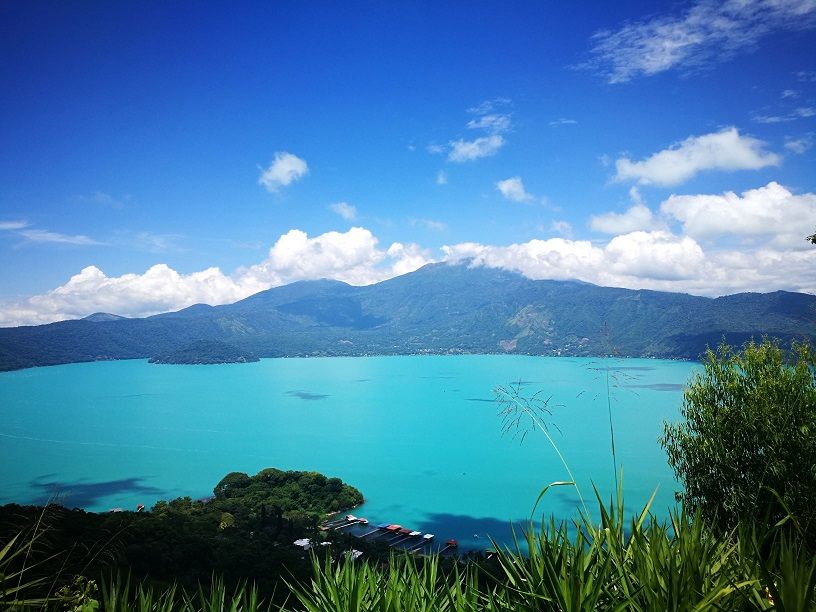
#> input picture TextMiningandImageRecognition/CoatepequeShort.jpg, 816 x 612 px
$ jupyter execute --allow-errors Laboratorio1RDG.ipynb
#> lines starting #> are read from the running program, lines starting #| are printed output that depends on the picture
# Text mining and Image Recognition: Hoja de Trabajo 1
#### Ruben Gonzalez 20003314

[cell 1]
import cv2
import numpy as np
import sys

import matplotlib.pyplot as plt

[cell 2]
#Imagen de pruebas a usar
img = cv2.imread('CoatepequeShort.jpg', cv2.IMREAD_COLOR)
#> img is the input picture: shape (612, 816, 3); mean B, G, R 165.2, 126, 68.9
img = cv2.cvtColor(img, cv2.COLOR_BGR2RGB)
plt.imshow(img)

#### Problema 1:
Desarrolle una funcion la cual reciba dos parametros, una imagen y un entero llamado color, la
funcion debe devolver una imagen la cual tenga activos los canales de color segun los siguientes
puntos:
* Si el parametro color vale 1, la imagen debe mostrar activos unicamente el color azul.
* Si el parametro color vale 2, la imagen debe mostrar activos unicamente el color verde.
* Si el parametro color vale 3, la imagen debe mostrar activos unicamente el color rojo.
* Si el parametro color vale 10, la imagen debe mostrar activos unicamente los colores rojo y verde.
* Si el parametro color vale 20, la imagen debe mostrar activos unicamente los colores verde y azul.
* Si el parametro color vale 30, la imagen debe mostrar activos unicamente los colores azul y rojo.

[cell 3]
def PlotImagen(nombre):
    img = cv2.imread(nombre, cv2.IMREAD_COLOR)
    img = cv2.cvtColor(img, cv2.COLOR_BGR2RGB)
    plt.imshow(img)

[cell 4]
def VectorColores(color):
    vector=[]
    if color == 1:
        vector=[0,0,1]
    elif color ==2:
        vector=[0,1,0]
    elif color ==3:
        vector=[1,0,0]
    elif color ==10:
        vector=[1,1,0]
    elif color == 20:
        vector=[0,1,1]
    elif color ==30:
        vector=[1,0,1]
    return vector

[cell 5]
def CanalesActivos(imagen, color, nombre):
#> called with color = 2, nombre = 'Problema1.jpg'
    ancho = imagen.shape[0]
#> ancho = 612
    alto = imagen.shape[1]
#> alto = 816

    graySalida = np.zeros((ancho, alto, 3))
    vColor = VectorColores(color)

    for i in range(0,ancho):
        for j in range(0, alto):
            pixel = imagen[i,j]
            colorNuevo=[]

            for k in range(0,pixel.shape[0]):
                    colorNuevo.append(vColor[k]*pixel[k])
            #print(np.array(colorNuevo))
            pixelFinal=np.array(colorNuevo, dtype= int)
            graySalida[i,j]=pixelFinal
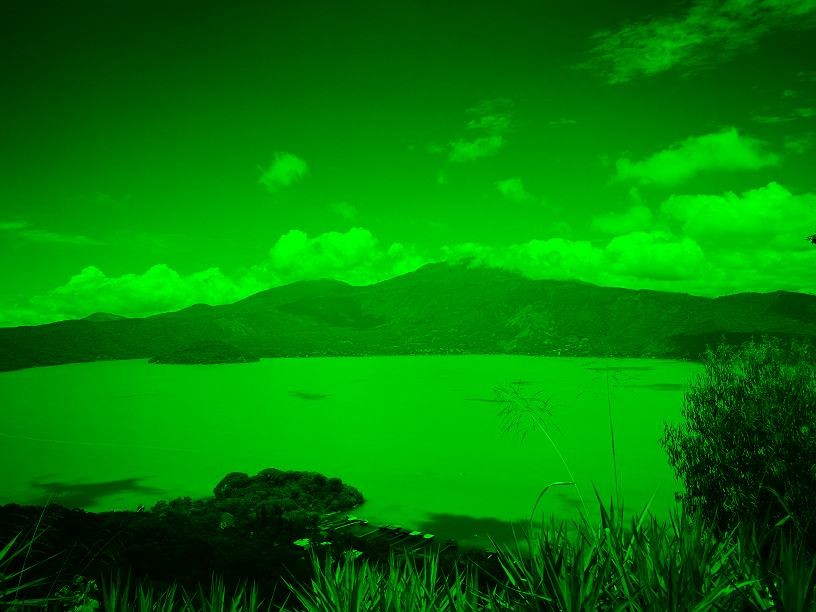
#> graySalida: shape (612, 816, 3) float64; mean R, G, B 0, 126, 0
    cv2.imwrite(nombre, graySalida)
    return graySalida

[cell 6]
x1 =CanalesActivos(img,2,'Problema1.jpg')

[cell 7]
PlotImagen('Problema1.jpg')

#### Problema 2
En el .zip del laboratorio se le compartio un conjunto de imagenes en escala de grises, estas imagenes
fueron creadas utilizando una escala de grises en 3D, cree una funcion que dadas las 3 imagenes se
construya la imagen original a color.

[cell 8]
#Imagenes del problema
imgAzul = cv2.imread('imagen1_salida_gray_azul.jpg', cv2.IMREAD_COLOR)
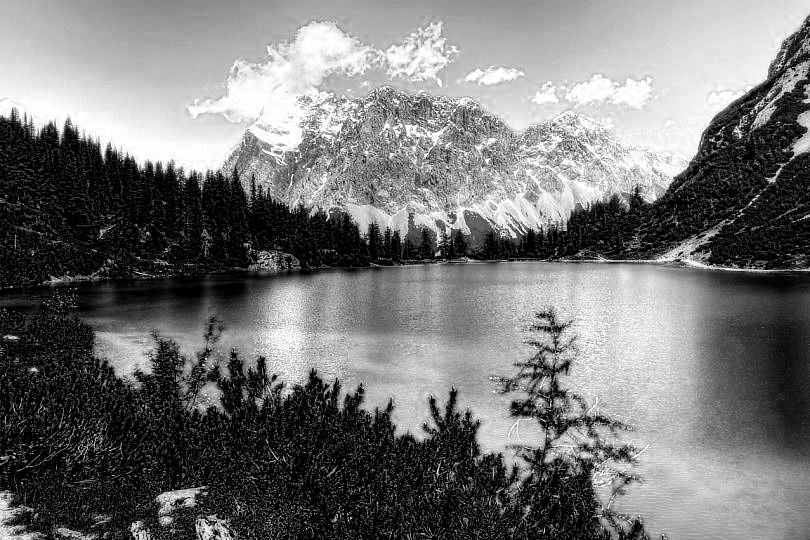
#> input picture TextMiningandImageRecognition/imagen1_salida_gray_azul.jpg, 810 x 540 px
#> imgAzul is the input picture: shape (540, 810, 3); min 0, max 255, mean 118.1
imgAzul = cv2.cvtColor(imgAzul, cv2.COLOR_BGR2RGB)

imgRojo = cv2.imread('imagen1_salida_gray_rojo.jpg', cv2.IMREAD_COLOR)
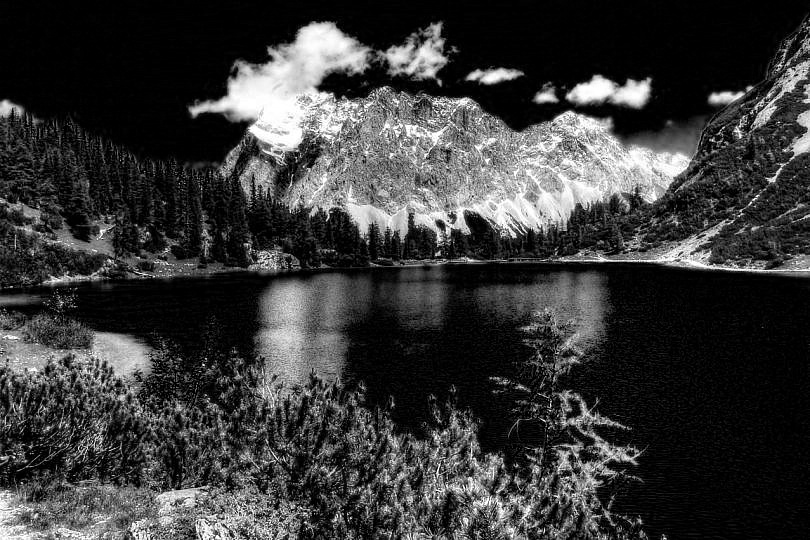
#> input picture TextMiningandImageRecognition/imagen1_salida_gray_rojo.jpg, 810 x 540 px
#> imgRojo is the input picture: shape (540, 810, 3); min 0, max 255, mean 57.5
imgRojo = cv2.cvtColor(imgRojo, cv2.COLOR_BGR2RGB)

imgVerde = cv2.imread('imagen1_salida_gray_verde.jpg', cv2.IMREAD_COLOR)
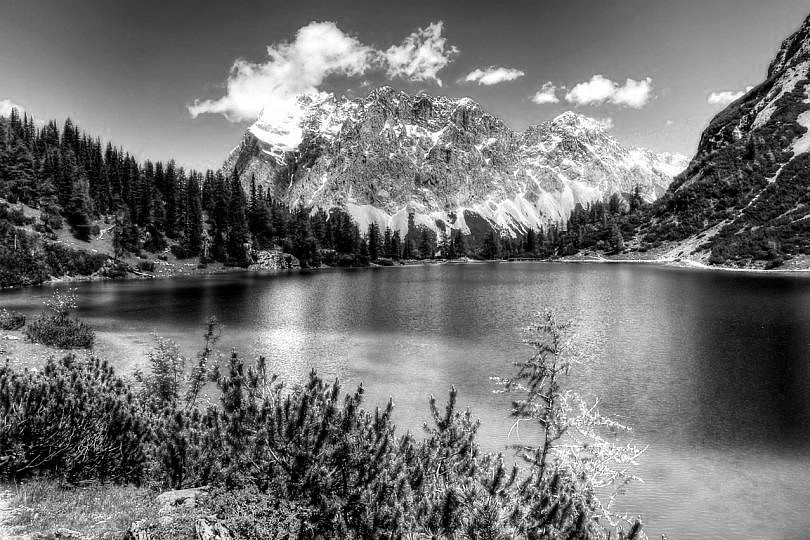
#> input picture TextMiningandImageRecognition/imagen1_salida_gray_verde.jpg, 810 x 540 px
#> imgVerde is the input picture: shape (540, 810, 3); min 0, max 255, mean 113.9
imgVerde = cv2.cvtColor(imgVerde, cv2.COLOR_BGR2RGB)

[cell 9]
def ObtenerOriginal(Azul, Rojo, Verde, nombre):
#> called with nombre = 'Problema2.jpg'
    ancho = Azul.shape[0]
#> ancho = 540
    alto = Azul.shape[1]
#> alto = 810

    Salida = np.zeros((ancho, alto, 3))

    for i in range(0,ancho):
        for j in range(0, alto):
            pixelColor=[int(Azul[i,j][0]), int(Verde[i,j][0]), int(Rojo[i,j][0])]
            Salida[i,j]=pixelColor
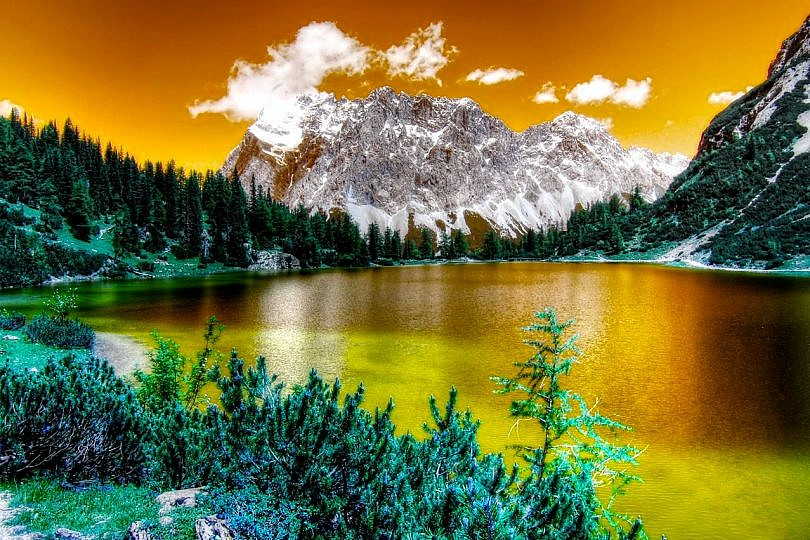
#> Salida: shape (540, 810, 3) float64; mean R, G, B 118.1, 113.9, 57.5
    cv2.imwrite(nombre, Salida)
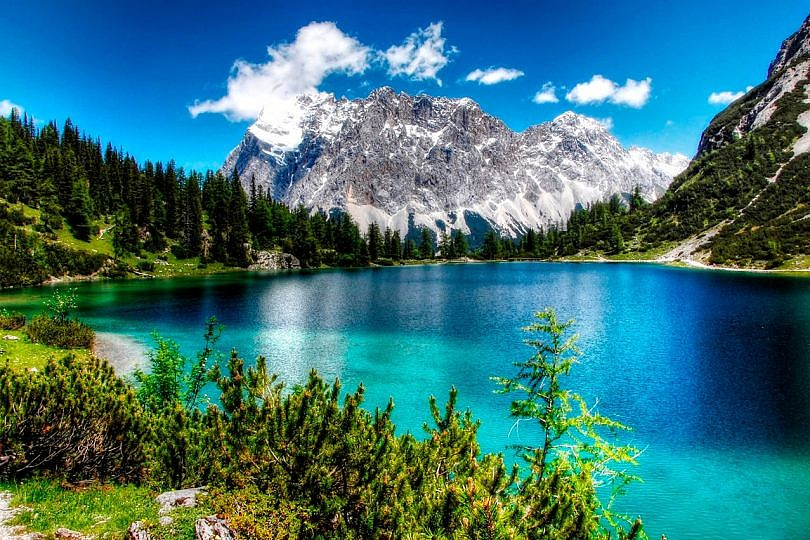
#> saved as Problema2.jpg: shape (540, 810, 3); mean B, G, R 118.1, 113.9, 57.5
    return Salida

[cell 10]
Prob2=ObtenerOriginal(imgAzul,imgRojo,imgVerde,'Problema2.jpg')

[cell 11]
PlotImagen('Problema2.jpg')

#### Problema 3
Cree una funcion que dada una imagen cree una escala de grises en tres dimensiones, tome en
cuenta que su funcion debe crear 3 imagenes como salida. Para entregar este ejercicio debe incluir
una las imagenes que haya utilizado como prueba y el resultado de las misma, no puede utilizar la
imagen del Problema #2.

[cell 12]
def CrearEscalas(imgOriginal, nombre):
#> called with nombre = 'Coatepeque'
    ancho = imgOriginal.shape[0]
#> ancho = 612
    alto = imgOriginal.shape[1]
#> alto = 816

    Salida_Azul = np.zeros((ancho, alto, 3))
    Salida_Verde = np.zeros((ancho, alto, 3))
    Salida_Rojo = np.zeros((ancho, alto, 3))

    for i in range(0,ancho):
        for j in range(0, alto):
            pixelColor= imgOriginal[i,j]
            pixelAzul=[pixelColor[0], pixelColor[0], pixelColor[0]]
            pixelVerde=[pixelColor[1], pixelColor[1], pixelColor[1]]
            pixelRojo=[pixelColor[2], pixelColor[2], pixelColor[2]]
            Salida_Azul[i,j]=pixelAzul
            Salida_Verde[i,j]=pixelVerde
            Salida_Rojo[i,j]=pixelRojo
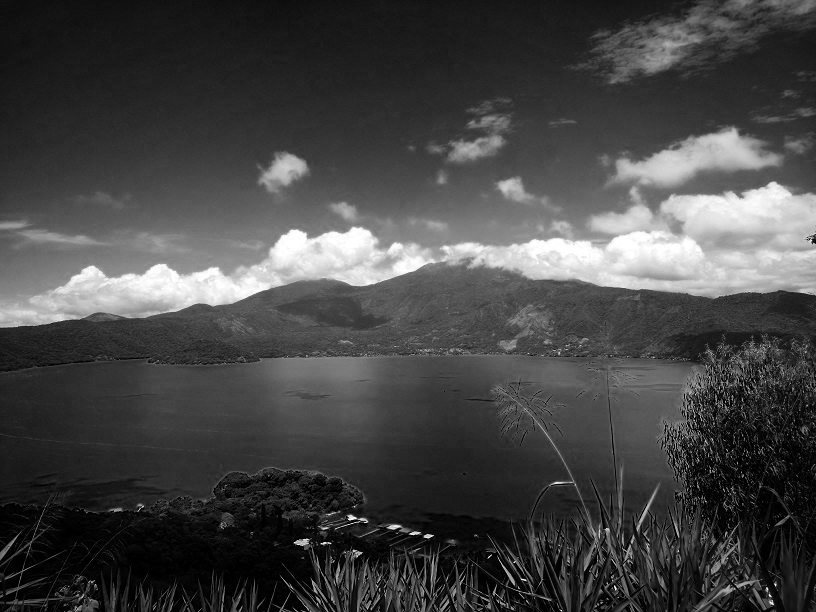
#> Salida_Azul: shape (612, 816, 3) float64; min 0, max 255, mean 68.9
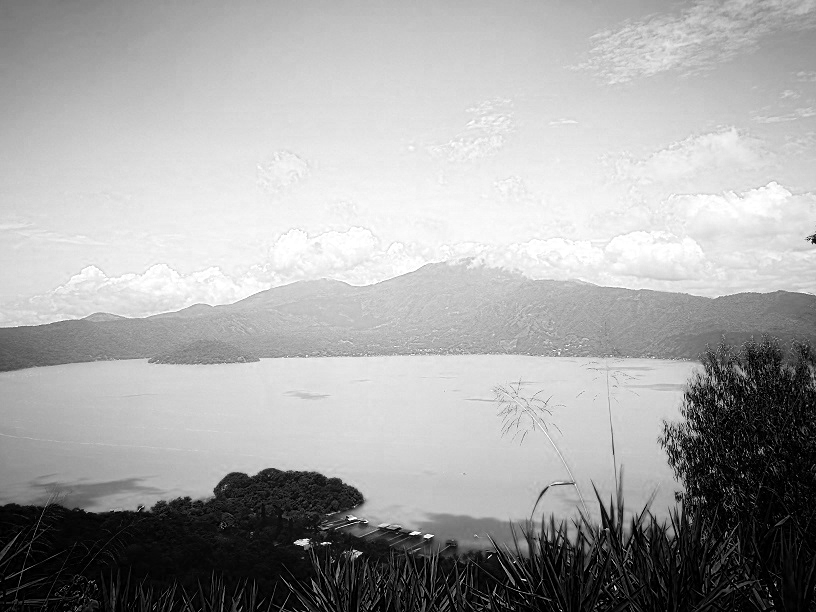
#> Salida_Rojo: shape (612, 816, 3) float64; min 0, max 255, mean 165.2
    cv2.imwrite(nombre+'_Azul.jpg', Salida_Azul)
    cv2.imwrite(nombre+'_Verde.jpg', Salida_Verde)
    cv2.imwrite(nombre+'_Rojo.jpg', Salida_Rojo)
    return Salida_Azul, Salida_Verde, Salida_Rojo

[cell 13]
_,_,_=CrearEscalas(img,'Coatepeque')

[cell 14]
PlotImagen('Coatepeque_Azul.jpg')

#### Problema 4:
Cree una funcion que dada una imagen, muestre el histograma de cada canal de color y el de
escala de grises (utilice un promedio aritmetico para su escala de grises, no puede usar funciones
de opencv), sus histogramas deben incluir una linea vertical la cual muestre el valor de la media
de la distribucion.

[cell 15]
def EscalaGrisesAritmetico(img, nombre):
#> called with nombre = 'Coatepeque'
    alto = img.shape[0]
#> alto = 612
    ancho = img.shape[1]
#> ancho = 816

    Salida = np.zeros(( alto,ancho, 3))

    for i in range(0,alto):
        for j in range(0, ancho):
            pixel = img[i,j]
            prom=int(np.mean(pixel))
            Salida[i,j]=[prom, prom, prom]
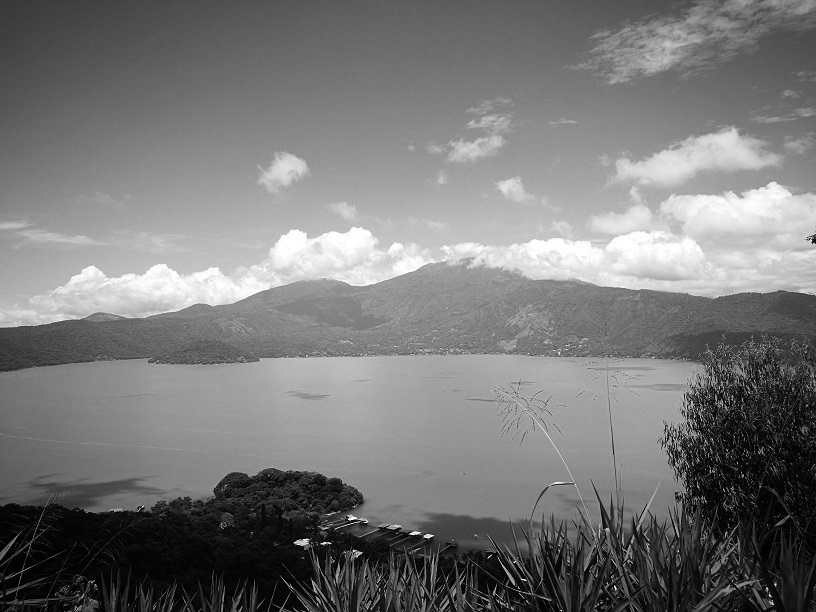
#> Salida: shape (612, 816, 3) float64; min 0, max 255, mean 119.7

    cv2.imwrite(nombre+'_Aritmetico.jpg', Salida)
    return Salida

[cell 16]
def CrearHistogramas(img, nombre):
    Aritmetico=EscalaGrisesAritmetico(img,nombre)
    CoatAzul,CoatVerde,CoatRojo=CrearEscalas(img,nombre)
    histAritmetico,_ = np.histogram(Aritmetico.ravel(),256,[0,256])
#> histAritmetico = 256 values, max 14061 at index 131, min 1137 at index 0, mean 5852.2
    histAzul,_ = np.histogram(CoatAzul.ravel(),256,[0,256])
#> histAzul = 256 values, max 32613 at index 0, min 852 at index 158, mean 5852.2
    histVerde,_ = np.histogram(CoatVerde.ravel(),256,[0,256])
#> histVerde = 256 values, max 13290 at index 191, min 123 at index 0, mean 5852.2
    histRojo,_ = np.histogram(CoatRojo.ravel(),256,[0,256])
#> histRojo = 256 values, max 48504 at index 0, min 642 at index 81, mean 5852.2

    plt.plot(histAritmetico, color='gray')
    plt.plot(histAzul, color='blue')
    plt.plot(histVerde, color='green')
    plt.plot(histRojo, color='red')
    return histAritmetico, bins

#> (a cell that did not finish here is left out)

#### Problema 5:
Investigue en que consiste el enfoque de escala de grises ponderado, luego de esto implemente una
funcion que dada una imagen, realice una escala de grises ponderada (notar que no existe una
solucion unica).

[cell 18]
def EscalaGrisesPonderado(img, nombre):
#> called with nombre = 'Coatepeque'
    alto = img.shape[0]
#> alto = 612
    ancho = img.shape[1]
#> ancho = 816

    Salida = np.zeros(( alto,ancho, 1))

    for i in range(0,alto):
        for j in range(0, ancho):
            pixel = img[i,j]
            Salida[i,j]=[int((pixel[0]*0.11))+int((pixel[1]*0.59))+int((pixel[2]*0.3))]
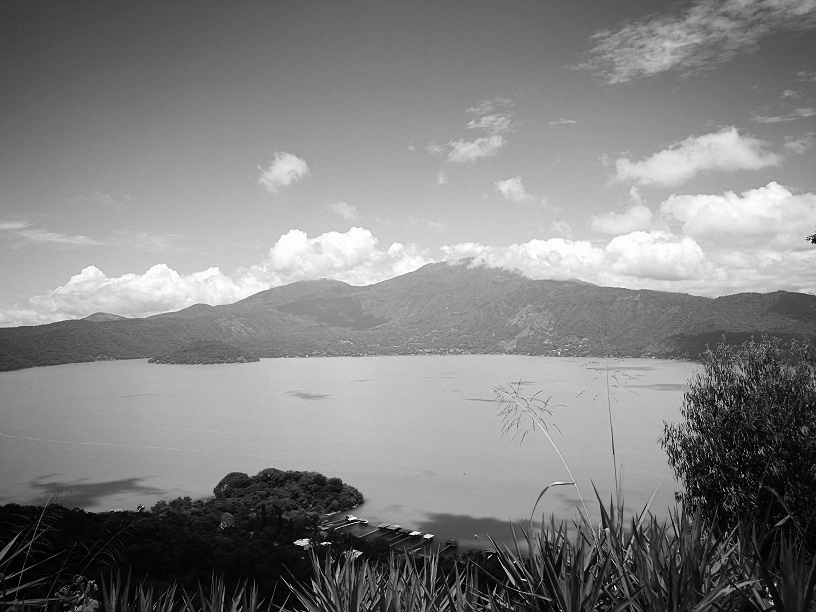
#> Salida: shape (612, 816, 1) float64; min 0, max 254, mean 130.1

    cv2.imwrite(nombre+'_Ponderado.jpg', Salida)
    return Salida

[cell 19]
Ponderado = EscalaGrisesPonderado(img,'Coatepeque')

[cell 20]
PlotImagen('Coatepeque_Ponderado.jpg')
